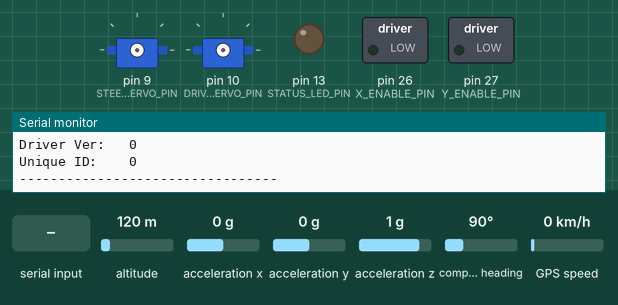
Recording of a sketch running on a simulated Arduino Mega 2560, built with avr-gcc and run on an emulated ATmega2560. On the bench: 2 × servo, switched loads named in the sketch (green lamp = pin HIGH), output pins drawn as LEDs (lit = HIGH), the last lines printed to the serial monitor. The inputs (shaded band) are chosen by the test bench; at power-on: altitude 120 m, acceleration x 0 g, acceleration y 0 g, acceleration z 1 g, compass heading 90°, GPS speed 0 km/h. The GPS gets a fix after 3 s at 37.7749, -122.4194 with 8 satellites.

Above: at 0.1 s.
At 0.6 s:
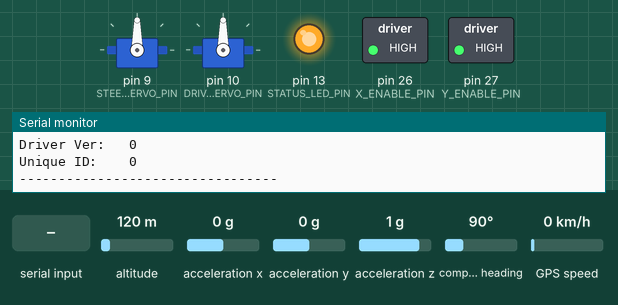
At 2.4 s:
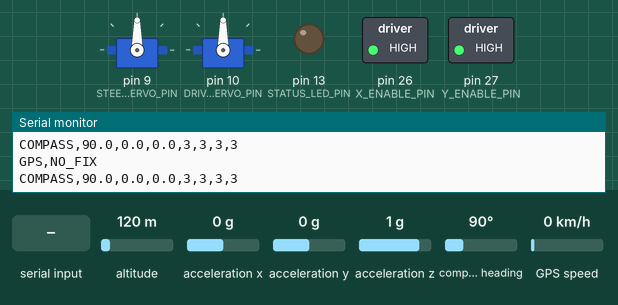
2.5 s: "DISARM\n" received over the second serial link
4.0 s: "STOP\n" received over the second serial link
5.5 s: ",\n" received over the second serial link
Timing chart, 0 to 8.5 s (numbered marks = the images above; inputs shaded):
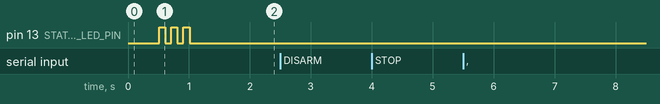

The sketch:

controller_interface.ino
```cpp
#include <AccelStepper.h>
#include <Servo.h>
#include <Wire.h>
#include <Adafruit_ADXL345_U.h>
#include <TinyGPS++.h>
#include <Adafruit_Sensor.h>
#include <Adafruit_BNO055.h>
#include <utility/imumaths.h>

// Controller Data Receiver
// Receives data from RYL890 module on Serial1 and forwards to computer over Serial
// Format: LX,LY,RX,RY,LT,RT,A,B,X,Y,LB,RB,SELECT,START,DPAD_UP,DPAD_DOWN,DPAD_LEFT,DPAD_RIGHT

// Function prototypes
void resetControllerData();
void printControllerData();
void parseControllerData(String data);
void setupSteppers();
void setupServos();
void updateGimbal();
void updateServos();
void calibrateAccelerometer();
void handleButtons();
void armMotors();
void disarmMotors();
void resetMotors();
void updateGPS();
void reportGPS();
void setupCompass();
void updateCompass();
void reportCompass();
void displayCompassDetails();

// Stepper motor pins for Arduino Mega
#define X_STEP_PIN 22    // Digital pin 22 for X stepper step
#define X_DIR_PIN 23     // Digital pin 23 for X stepper direction
#define Y_STEP_PIN 24    // Digital pin 24 for Y stepper step
#define Y_DIR_PIN 25     // Digital pin 25 for Y stepper direction
#define X_ENABLE_PIN 26  // Digital pin 26 for X stepper enable
#define Y_ENABLE_PIN 27  // Digital pin 27 for Y stepper enable

// Servo motor pins
#define STEERING_SERVO_PIN 9   // PWM pin for steering servo
#define DRIVE_SERVO_PIN 10     // PWM pin for drive servo

// Stepper motor settings
#define MAX_SPEED 1000.0  // Maximum speed in steps per second
#define MAX_ACCEL 500.0   // Maximum acceleration in steps per second per second
#define STEPS_PER_DEGREE .5  // Adjust based on your stepper motor and gearing
#define NORMAL_SPEED_MULTIPLIER 1.0    // Normal speed (100%)
#define SLOW_SPEED_MULTIPLIER 0.25     // Slow speed (25%) when left bumper is pressed

// Servo settings
#define STEERING_CENTER 90     // Center position for steering servo
#define DRIVE_STOP 90          // Stop position for drive servo
#define STEERING_RANGE 45      // Maximum steering angle from center
#define DRIVE_MIN 0            // Minimum drive position (full reverse)
#define DRIVE_MAX 180          // Maximum drive position (full forward)

// ADXL345 settings
#define ADXL345_ADDR 0x53  // I2C address for ADXL345
Adafruit_ADXL345_Unified accel = Adafruit_ADXL345_Unified(12345);  // Unique sensor ID
float targetPitch = 0.0;   // Target pitch angle (degrees)
float targetRoll = 0.0;    // Target roll angle (degrees)
float currentPitch = 0.0;  // Current pitch angle (degrees)
float currentRoll = 0.0;   // Current roll angle (degrees)
#define STABILIZATION_GAIN 0.5  // How aggressively to correct (0.0 to 1.0)
#define STABILIZATION_THRESHOLD 0.5  // Minimum angle to correct (degrees)
#define JOYSTICK_DEADZONE 5      // Deadzone for joystick input (-5 to 5)
#define STABILIZATION_DEADZONE 0.2  // Deadzone for stabilization (degrees)

// BNO055 Compass settings
#define BNO055_SAMPLERATE_DELAY_MS 100  // Sample rate in milliseconds
Adafruit_BNO055 bno = Adafruit_BNO055(55, 0x28);  // ID, I2C address
float compass_heading = 0.0;  // Heading in degrees (0-360)
float compass_pitch = 0.0;    // Pitch in degrees (-90 to 90)
float compass_roll = 0.0;     // Roll in degrees (-180 to 180)
bool compass_ready = false;   // Whether compass is initialized
unsigned long lastCompassTime = 0;  // Last time compass data was reported
#define COMPASS_REPORT_INTERVAL 500  // Report compass data every 500ms

// Create stepper motor instances
AccelStepper stepperX(AccelStepper::DRIVER, X_STEP_PIN, X_DIR_PIN);
AccelStepper stepperY(AccelStepper::DRIVER, Y_STEP_PIN, Y_DIR_PIN);

// Create servo instances
Servo steeringServo;
Servo driveServo;

// Controller data structure
struct ControllerData {
  int leftX;      // Left stick X
  int leftY;      // Left stick Y
  int rightX;     // Right stick X
  int rightY;     // Right stick Y
  int leftTrigger;  // Left trigger
  int rightTrigger; // Right trigger
  bool buttonA;   // A button
  bool buttonB;   // B button
  bool buttonX;   // X button
  bool buttonY;   // Y button
  bool leftBumper;  // Left bumper
  bool rightBumper; // Right bumper
  bool select;    // Select button
  bool start;     // Start button
  bool dpadUp;    // D-pad Up
  bool dpadDown;  // D-pad Down
  bool dpadLeft;  // D-pad Left
  bool dpadRight; // D-pad Right
};

ControllerData controllerData;
String inputString = "";    // String to hold incoming data from Serial1
bool stringComplete = false;  // Whether the string is complete

// Current gimbal position
float currentX = 0;
float currentY = 0;

// Watchdog settings
#define WATCHDOG_TIMEOUT 1000  // Timeout in milliseconds (1 second)
unsigned long lastPacketTime = 0;  // Timestamp of last received packet

// Arming system
#define STATUS_LED_PIN 13    // Built-in LED on most Arduino boards
bool isArmed = false;        // Armed state
bool lastSelectState = false; // Previous select button state for edge detection
bool lastStartState = false;  // Previous start button state for edge detection

// GPS settings
#define GPS_BAUD 9600  // Most GPS modules use 9600 baud
TinyGPSPlus gps;       // GPS parser object
unsigned long lastGPSTime = 0;  // Last time GPS data was reported
#define GPS_REPORT_INTERVAL 1000  // Report GPS data every second

void setup() {
  // Initialize serial communications
  Serial.begin(115200);    // Main serial port for computer communication
  Serial1.begin(57600);    // Serial1 for RYL890 module
  Serial2.begin(GPS_BAUD); // Serial2 for GPS module
  inputString.reserve(200);  // Reserve 200 bytes for the input string

  // Initialize I2C for sensors
  Wire.begin();

  // Initialize accelerometer
  if(!accel.begin()) {
    Serial.println("Could not find ADXL345 accelerometer!");
    while(1);
  }

  // Set accelerometer range and data rate
  accel.setRange(ADXL345_RANGE_2_G);
  accel.setDataRate(ADXL345_DATARATE_100_HZ);

  // Initialize BNO055 compass
  setupCompass();

  // Initialize status LED
  pinMode(STATUS_LED_PIN, OUTPUT);
  digitalWrite(STATUS_LED_PIN, LOW);  // Start disarmed

  // Initialize stepper motors
  setupSteppers();

  // Initialize servos
  setupServos();

  // Initialize all controller data to neutral/off
  resetControllerData();

  // Initialize watchdog timer
  lastPacketTime = millis();

  // Initialize stepper enable pins
  pinMode(X_ENABLE_PIN, OUTPUT);
  pinMode(Y_ENABLE_PIN, OUTPUT);
  digitalWrite(X_ENABLE_PIN, HIGH);  // HIGH = disabled (active low)
  digitalWrite(Y_ENABLE_PIN, HIGH);  // HIGH = disabled (active low)

  // Start in disarmed state
  disarmMotors();

  // Calibrate accelerometer
  calibrateAccelerometer();
}

void setupCompass() {
  if (!bno.begin()) {
    Serial.println("Failed to find BNO055 compass!");
    compass_ready = false;
  } else {
    Serial.println("BNO055 compass initialized successfully!");

    // Use the external crystal for better accuracy
    bno.setExtCrystalUse(true);

    // Display some basic information about the sensor
    displayCompassDetails();

    // Initialize lastCompassTime
    lastCompassTime = millis();
    compass_ready = true;
  }
}

void displayCompassDetails() {
  sensor_t sensor;
  bno.getSensor(&sensor);
  Serial.println("---------------------------------");
  Serial.print("Sensor:       "); Serial.println(sensor.name);
  Serial.print("Driver Ver:   "); Serial.println(sensor.version);
  Serial.print("Unique ID:    "); Serial.println(sensor.sensor_id);
  Serial.println("---------------------------------");
  delay(500);
}

void setupSteppers() {
  // Configure X axis stepper
  stepperX.setMaxSpeed(MAX_SPEED);
  stepperX.setAcceleration(MAX_ACCEL);

  // Configure Y axis stepper
  stepperY.setMaxSpeed(MAX_SPEED);
  stepperY.setAcceleration(MAX_ACCEL);
}

void setupServos() {
  // Attach servos to their respective pins
  steeringServo.attach(STEERING_SERVO_PIN);
  driveServo.attach(DRIVE_SERVO_PIN);

  // Set initial positions
  steeringServo.write(STEERING_CENTER);
  driveServo.write(DRIVE_STOP);
}

void loop() {
  // Check if we have received a complete string from Serial1
  if (stringComplete) {
    // Check for safety commands regardless of format (redundant check)
    if (inputString.indexOf("DISARM") >= 0) {
      isArmed = false;
      disarmMotors();
      Serial.println("DISARM command detected in message!");
    } else if (inputString.indexOf("STOP") >= 0) {
      steeringServo.write(STEERING_CENTER);
      driveServo.write(DRIVE_STOP);
      Serial.println("STOP command detected in message!");
    }

    // Forward the received data to the computer
    Serial.println(inputString);

    // Parse the data for local use (gimbal control)
    parseControllerData(inputString);

    // Update watchdog timestamp
    lastPacketTime = millis();

    // Handle button presses
    handleButtons();

    // Reset for next message
    inputString = "";
    stringComplete = false;
  }

  // Check watchdog timer
  if (millis() - lastPacketTime > WATCHDOG_TIMEOUT) {
    // No data received for 1 second, disarm motors
    if (isArmed) {
      isArmed = false;
      disarmMotors();
    }
  } else if (isArmed) {
    // Only update positions if armed
    updateGimbal();
    updateServos();
  }

  // Update compass data
  if (compass_ready) {
    updateCompass();

    // Report compass data periodically
    if (millis() - lastCompassTime >= COMPASS_REPORT_INTERVAL) {
      reportCompass();
      lastCompassTime = millis();
    }
  }

  // Update GPS data
  updateGPS();

  // Report GPS data periodically
  if (millis() - lastGPSTime >= GPS_REPORT_INTERVAL) {
    reportGPS();
    lastGPSTime = millis();
  }

  // Run the steppers
  stepperX.run();
  stepperY.run();
}

void handleButtons() {
  // Handle select button for arming/disarming
  if (controllerData.select && !lastSelectState) {
    // Toggle armed state
    isArmed = !isArmed;
    if (isArmed) {
      armMotors();
    } else {
      disarmMotors();
    }
  }
  lastSelectState = controllerData.select;

  // Handle start button for calibration only
  if (controllerData.start && !lastStartState) {
    // Only recalibrate if armed
    if (isArmed) {
      calibrateAccelerometer();
    }
  }
  lastStartState = controllerData.start;
}

void calibrateAccelerometer() {
  // Take multiple readings and average them for calibration
  const int numReadings = 10;
  float sumPitch = 0;
  float sumRoll = 0;

  // Flash LED during calibration
  for(int i = 0; i < 3; i++) {
    digitalWrite(STATUS_LED_PIN, HIGH);
    delay(100);
    digitalWrite(STATUS_LED_PIN, LOW);
    delay(100);
  }

  for(int i = 0; i < numReadings; i++) {
    sensors_event_t event;
    accel.getEvent(&event);

    // Calculate angles from accelerometer data
    float pitch = atan2(event.acceleration.y, sqrt(event.acceleration.x * event.acceleration.x +
                                                  event.acceleration.z * event.acceleration.z)) * 180.0 / PI;
    float roll = atan2(event.acceleration.x, sqrt(event.acceleration.y * event.acceleration.y +
                                                 event.acceleration.z * event.acceleration.z)) * 180.0 / PI;

    sumPitch += pitch;
    sumRoll += roll;
    delay(10);
  }

  // Set target angles as the average of calibration readings
  targetPitch = sumPitch / numReadings;
  targetRoll = sumRoll / numReadings;

  // Restore LED state based on armed status
  digitalWrite(STATUS_LED_PIN, isArmed ? HIGH : LOW);
}

void updateGimbal() {
  // Get current orientation from accelerometer
  sensors_event_t event;
  accel.getEvent(&event);

  // Calculate current angles
  currentPitch = atan2(event.acceleration.y, sqrt(event.acceleration.x * event.acceleration.x +
                                                 event.acceleration.z * event.acceleration.z)) * 180.0 / PI;
  currentRoll = atan2(event.acceleration.x, sqrt(event.acceleration.y * event.acceleration.y +
                                                event.acceleration.z * event.acceleration.z)) * 180.0 / PI;

  // Calculate stabilization corrections
  float pitchError = targetPitch - currentPitch;
  float rollError = targetRoll - currentRoll;

  // Apply deadband to prevent jitter
  if(abs(pitchError) < STABILIZATION_THRESHOLD) pitchError = 0;
  if(abs(rollError) < STABILIZATION_THRESHOLD) rollError = 0;

  // Apply additional deadzone for stabilization
  if(abs(pitchError) < STABILIZATION_DEADZONE) pitchError = 0;
  if(abs(rollError) < STABILIZATION_DEADZONE) rollError = 0;

  // Print stabilization corrections only when they're being applied
  if(isArmed && (abs(pitchError) > STABILIZATION_DEADZONE || abs(rollError) > STABILIZATION_DEADZONE)) {
    Serial.print("Stab: P=");
    Serial.print(pitchError, 1);  // 1 decimal place
    Serial.print(" R=");
    Serial.println(rollError, 1);  // 1 decimal place
  }

  // Convert joystick values (-100 to 100) to target positions
  const float SCALE_FACTOR = 0.1;  // Adjust this to change sensitivity

  // Apply joystick deadzone
  int leftX = abs(controllerData.leftX) < JOYSTICK_DEADZONE ? 0 : controllerData.leftX;
  int leftY = abs(controllerData.leftY) < JOYSTICK_DEADZONE ? 0 : controllerData.leftY;

  // Calculate target positions with both joystick and stabilization inputs
  float targetX = currentX + (leftX * SCALE_FACTOR);
  float targetY = currentY + (leftY * SCALE_FACTOR);

  // Add stabilization corrections when armed
  if(isArmed) {
    targetX += rollError * STABILIZATION_GAIN;
    targetY += pitchError * STABILIZATION_GAIN;
  }

  // Limit the range of motion
  targetX = constrain(targetX, -45.0, 45.0);
  targetY = constrain(targetY, -45.0, 45.0);

  // Convert degrees to steps
  long xSteps = targetX * STEPS_PER_DEGREE;
  long ySteps = targetY * STEPS_PER_DEGREE;

  // Check if movement is needed for each axis
  bool xNeedsMovement = (xSteps != stepperX.currentPosition());
  bool yNeedsMovement = (ySteps != stepperY.currentPosition());

  // Enable/disable steppers based on movement needs
  digitalWrite(X_ENABLE_PIN, xNeedsMovement ? LOW : HIGH);  // LOW = enabled
  digitalWrite(Y_ENABLE_PIN, yNeedsMovement ? LOW : HIGH);  // LOW = enabled

  // Apply speed multiplier based on left bumper
  float speedMultiplier = controllerData.leftBumper ? SLOW_SPEED_MULTIPLIER : NORMAL_SPEED_MULTIPLIER;

  // Update stepper speeds
  stepperX.setMaxSpeed(MAX_SPEED * speedMultiplier);
  stepperY.setMaxSpeed(MAX_SPEED * speedMultiplier);
  stepperX.setAcceleration(MAX_ACCEL * speedMultiplier);
  stepperY.setAcceleration(MAX_ACCEL * speedMultiplier);

  // Move steppers to target positions
  stepperX.moveTo(xSteps);
  stepperY.moveTo(ySteps);

  // Update current position
  currentX = targetX;
  currentY = targetY;
}

void updateServos() {
  // Convert right joystick values (-100 to 100) to servo positions
  // Right X controls steering
  int steeringValue = map(controllerData.rightX, -100, 100,
                         STEERING_CENTER - STEERING_RANGE,
                         STEERING_CENTER + STEERING_RANGE);
  steeringServo.write(steeringValue);

  // Right Y controls drive (forward/backward) using full servo range
  int driveValue = map(controllerData.rightY, -100, 100,
                      DRIVE_MAX,  // Full forward at -100
                      DRIVE_MIN); // Full reverse at 100
  driveServo.write(driveValue);
}

// SerialEvent1 occurs whenever new data comes in Serial1 (RYL890)
void serialEvent1() {
  while (Serial1.available()) {
    char inChar = (char)Serial1.read();
    inputString += inChar;
    if (inChar == '\n') {
      stringComplete = true;
    }
  }
}

void parseControllerData(String data) {
  // Check for special commands first
  if (data.startsWith("DISARM")) {
    // Emergency disarm command received
    isArmed = false;
    disarmMotors();
    Serial.println("DISARM command received!");
    return;
  } else if (data.startsWith("STOP")) {
    // Emergency stop without disarming - stop all movement but keep armed
    steeringServo.write(STEERING_CENTER);
    driveServo.write(DRIVE_STOP);
    Serial.println("STOP command received!");
    return;
  }

  // Regular controller data
  // Split the string into values
  int values[18];  // Array to hold all values
  int valueIndex = 0;
  int startIndex = 0;

  // Parse comma-separated values
  for (int i = 0; i < data.length(); i++) {
    if (data[i] == ',' || data[i] == '\n') {
      values[valueIndex++] = data.substring(startIndex, i).toInt();
      startIndex = i + 1;
    }
  }

  // Update controller data structure
  if (valueIndex == 18) {  // Make sure we got all values
    controllerData.leftX = values[0];
    controllerData.leftY = values[1];
    controllerData.rightX = values[2];
    controllerData.rightY = values[3];
    controllerData.leftTrigger = values[4];
    controllerData.rightTrigger = values[5];
    controllerData.buttonA = values[6] == 1;
    controllerData.buttonB = values[7] == 1;
    controllerData.buttonX = values[8] == 1;
    controllerData.buttonY = values[9] == 1;
    controllerData.leftBumper = values[10] == 1;
    controllerData.rightBumper = values[11] == 1;
    controllerData.select = values[12] == 1;
    controllerData.start = values[13] == 1;
    controllerData.dpadUp = values[14] == 1;
    controllerData.dpadDown = values[15] == 1;
    controllerData.dpadLeft = values[16] == 1;
    controllerData.dpadRight = values[17] == 1;
  }
}

void resetMotors() {
  // Enable both steppers for reset
  digitalWrite(X_ENABLE_PIN, LOW);  // LOW = enabled
  digitalWrite(Y_ENABLE_PIN, LOW);  // LOW = enabled

  // Reset gimbal to center position
  currentX = 0;
  currentY = 0;
  stepperX.moveTo(0);
  stepperY.moveTo(0);

  // Reset servos to center/stop positions
  steeringServo.write(STEERING_CENTER);
  driveServo.write(DRIVE_STOP);

  // Disable steppers after movement
  digitalWrite(X_ENABLE_PIN, HIGH);  // HIGH = disabled
  digitalWrite(Y_ENABLE_PIN, HIGH);  // HIGH = disabled
}

void armMotors() {
  // Turn on status LED
  digitalWrite(STATUS_LED_PIN, HIGH);
}

void disarmMotors() {
  // Turn off status LED
  digitalWrite(STATUS_LED_PIN, LOW);

  // Reset all motors to safe positions
  resetMotors();
}

void resetControllerData() {
  // Reset all controller values to neutral/off positions
  controllerData.leftX = 0;
  controllerData.leftY = 0;
  controllerData.rightX = 0;
  controllerData.rightY = 0;
  controllerData.leftTrigger = 0;
  controllerData.rightTrigger = 0;
  controllerData.buttonA = false;
  controllerData.buttonB = false;
  controllerData.buttonX = false;
  controllerData.buttonY = false;
  controllerData.leftBumper = false;
  controllerData.rightBumper = false;
  controllerData.select = false;
  controllerData.start = false;
  controllerData.dpadUp = false;
  controllerData.dpadDown = false;
  controllerData.dpadLeft = false;
  controllerData.dpadRight = false;
}

// SerialEvent2 occurs whenever new data comes in Serial2 (GPS)
void serialEvent2() {
  while (Serial2.available()) {
    gps.encode(Serial2.read());
  }
}

void updateGPS() {
  // Feed GPS data to the parser
  while (Serial2.available()) {
    gps.encode(Serial2.read());
  }
}

void reportGPS() {
  // Only report if we have valid GPS data
  if (gps.location.isValid()) {
    // Format: GPS,lat,lon,alt,speed,sats,hdop
    Serial.print("GPS,");
    Serial.print(gps.location.lat(), 6);  // Latitude with 6 decimal places
    Serial.print(",");
    Serial.print(gps.location.lng(), 6);  // Longitude with 6 decimal places
    Serial.print(",");
    Serial.print(gps.altitude.meters());  // Altitude in meters
    Serial.print(",");
    Serial.print(gps.speed.kmph());       // Speed in km/h
    Serial.print(",");
    Serial.print(gps.satellites.value()); // Number of satellites
    Serial.print(",");
    Serial.print(gps.hdop.value());       // Horizontal dilution of precision
    Serial.println();
  } else {
    // Report GPS status if no fix
    Serial.println("GPS,NO_FIX");
  }
}

void updateCompass() {
  // Get Euler angles in degrees
  sensors_event_t event;
  bno.getEvent(&event);

  // Update compass data
  // Convert from Euler angles to more usable format
  compass_heading = event.orientation.x; // 0 to 359 degrees
  compass_pitch = event.orientation.y;   // -90 to +90 degrees
  compass_roll = event.orientation.z;    // -180 to +180 degrees

  // Optionally, you can check calibration status
  uint8_t system_status, self_test_results, system_error;
  bno.getSystemStatus(&system_status, &self_test_results, &system_error);

  uint8_t system_cal, gyro_cal, accel_cal, mag_cal;
  bno.getCalibration(&system_cal, &gyro_cal, &accel_cal, &mag_cal);

  // If the system is not calibrated enough, you could add code here
  // to notify the user or take specific actions
}

void reportCompass() {
  if (!compass_ready) {
    Serial.println("COMPASS,NOT_READY");
    return;
  }

  // Format: COMPASS,heading,pitch,roll,system_cal,gyro_cal,accel_cal,mag_cal
  uint8_t system_cal, gyro_cal, accel_cal, mag_cal;
  bno.getCalibration(&system_cal, &gyro_cal, &accel_cal, &mag_cal);

  Serial.print("COMPASS,");
  Serial.print(compass_heading, 1);  // Heading with 1 decimal place
  Serial.print(",");
  Serial.print(compass_pitch, 1);    // Pitch with 1 decimal place
  Serial.print(",");
  Serial.print(compass_roll, 1);     // Roll with 1 decimal place
  Serial.print(",");
  Serial.print(system_cal);          // System calibration level (0-3)
  Serial.print(",");
  Serial.print(gyro_cal);            // Gyroscope calibration level (0-3)
  Serial.print(",");
  Serial.print(accel_cal);           // Accelerometer calibration level (0-3)
  Serial.print(",");
  Serial.print(mag_cal);             // Magnetometer calibration level (0-3)
  Serial.println();
}
```
